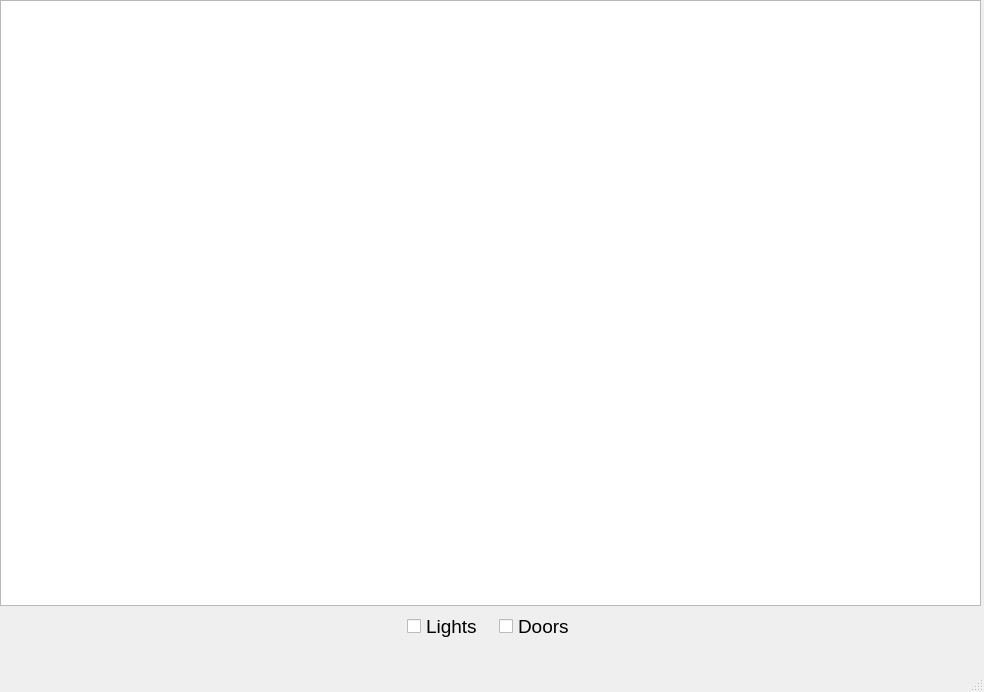
<?xml version="1.0" encoding="UTF-8"?>
<ui version="4.0">
 <class>MainWindow</class>
 <widget class="QMainWindow" name="MainWindow">
  <property name="geometry">
   <rect>
    <x>0</x>
    <y>0</y>
    <width>984</width>
    <height>692</height>
   </rect>
  </property>
  <property name="windowTitle">
   <string>MainWindow</string>
  </property>
  <widget class="QWidget" name="centralwidget">
   <widget class="QWidget" name="verticalLayoutWidget">
    <property name="geometry">
     <rect>
      <x>0</x>
      <y>0</y>
      <width>981</width>
      <height>641</height>
     </rect>
    </property>
    <layout class="QVBoxLayout" name="verticalLayout">
     <property name="sizeConstraint">
      <enum>QLayout::SetMaximumSize</enum>
     </property>
     <item>
      <widget class="QGraphicsView" name="graphicsView"/>
     </item>
     <item>
      <layout class="QHBoxLayout" name="horizontalLayout">
       <property name="spacing">
        <number>16</number>
       </property>
       <item>
        <spacer name="horizontalSpacer">
         <property name="orientation">
          <enum>Qt::Horizontal</enum>
         </property>
         <property name="sizeHint" stdset="0">
          <size>
           <width>40</width>
           <height>20</height>
          </size>
         </property>
        </spacer>
       </item>
       <item>
        <widget class="QCheckBox" name="lightBox">
         <property name="font">
          <font>
           <pointsize>14</pointsize>
          </font>
         </property>
         <property name="text">
          <string>Lights</string>
         </property>
        </widget>
       </item>
       <item>
        <widget class="QCheckBox" name="doorBox">
         <property name="font">
          <font>
           <pointsize>14</pointsize>
          </font>
         </property>
         <property name="text">
          <string>Doors</string>
         </property>
         <property name="iconSize">
          <size>
           <width>16</width>
           <height>16</height>
          </size>
         </property>
         <property name="tristate">
          <bool>false</bool>
         </property>
        </widget>
       </item>
       <item>
        <spacer name="horizontalSpacer_2">
         <property name="orientation">
          <enum>Qt::Horizontal</enum>
         </property>
         <property name="sizeHint" stdset="0">
          <size>
           <width>40</width>
           <height>20</height>
          </size>
         </property>
        </spacer>
       </item>
      </layout>
     </item>
    </layout>
   </widget>
  </widget>
  <widget class="QMenuBar" name="menubar">
   <property name="enabled">
    <bool>false</bool>
   </property>
   <property name="geometry">
    <rect>
     <x>0</x>
     <y>0</y>
     <width>984</width>
     <height>22</height>
    </rect>
   </property>
  </widget>
  <widget class="QStatusBar" name="statusbar">
   <property name="enabled">
    <bool>false</bool>
   </property>
  </widget>
 </widget>
 <resources/>
 <connections/>
</ui>
